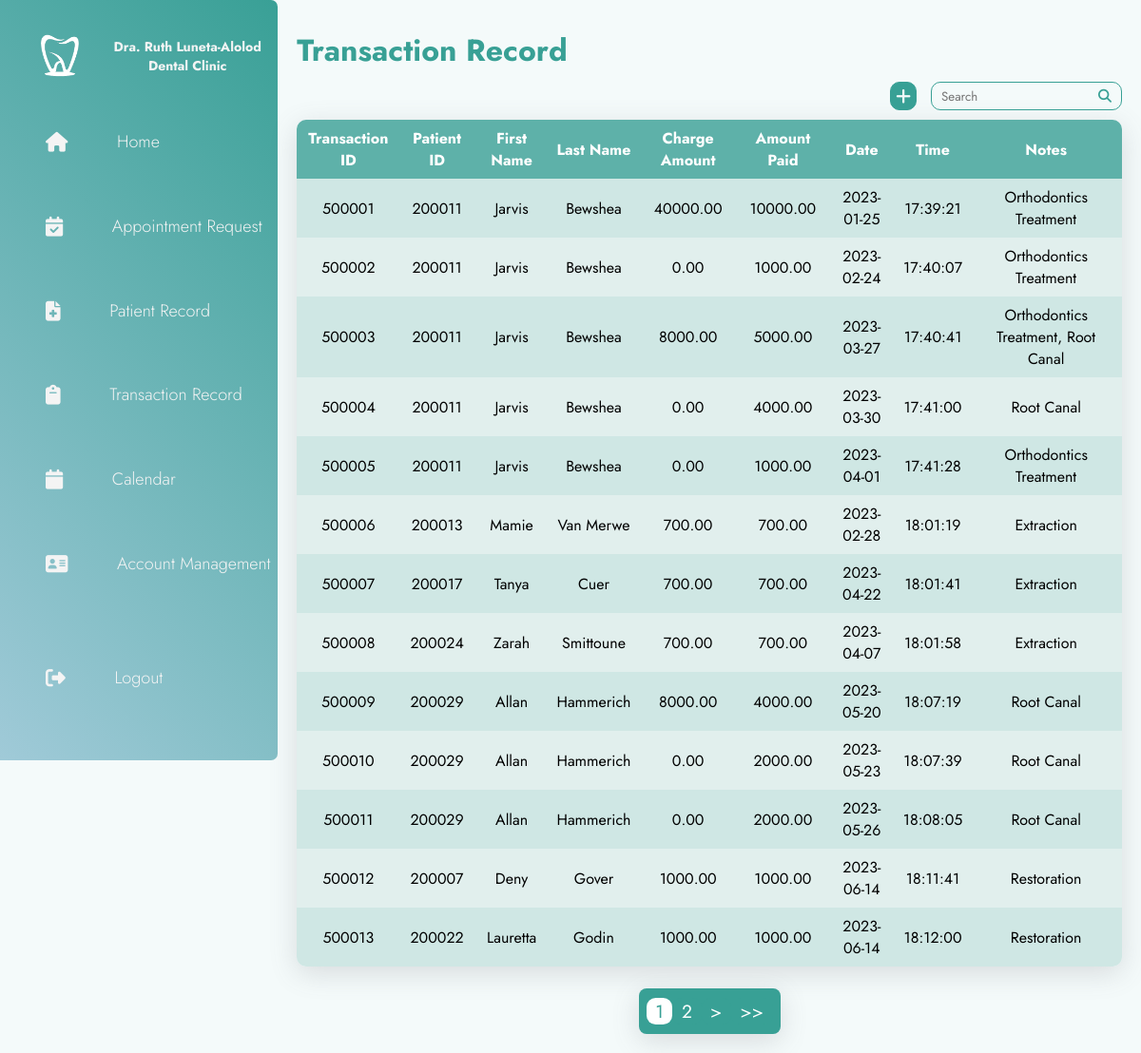
Screenshot of /pages/transaction.php (signed in) with the database file from the repository.
### tables this page shows
CREATE TABLE `transactions` (
  `transactionID` int(10) NOT NULL,
  `patientID` int(10) DEFAULT NULL,
  `transChargeAmount` decimal(15,2) DEFAULT NULL,
  `transAmountPaid` decimal(15,2) DEFAULT NULL,
  `transDate` date DEFAULT NULL,
  `transTime` time DEFAULT current_timestamp(),
  `transNotes` text DEFAULT NULL
);

CREATE TABLE `patients` (
  `patientID` int(10) NOT NULL,
  `patientFirstName` varchar(30) DEFAULT NULL,
  `patientLastName` varchar(30) DEFAULT NULL,
  `patientAge` int(11) DEFAULT NULL,
  `patientSex` varchar(10) DEFAULT NULL,
  `patientMobileNo` varchar(15) DEFAULT NULL,
  `patientEmail` varchar(70) DEFAULT NULL,
  `patientAddress` varchar(100) DEFAULT NULL,
  `patientOccupation` varchar(30) DEFAULT NULL,
  `patientBalance` decimal(15,2) DEFAULT 0.00,
  `patientStatus` varchar(15) DEFAULT 'Not Verified'
);

### pages/transaction.php (the view, shortened to what this page needs)
<?php
    include("../phpFiles/dbConnect.php");
    $recordPerPage = 13;
      if (isset($_GET["page"])) {
          $page = $_GET["page"];
      }
      else {
          $page = 1;
      }
    $startPage = ($page-1) * $recordPerPage;
    $sql = "SELECT transactions.transactionID, transactions.patientID, patients.patientFirstName, patients.patientLastName, transactions.transChargeAmount, transactions.transAmountPaid, transactions.transTime, transactions.transDate, transactions.transNotes, patients.patientBalance
            FROM transactions
            JOIN patients on patients.patientID = transactions.patientID";
    $sql .= " LIMIT $startPage, $recordPerPage;";
    $result = $conn->query($sql);
?>
<!DOCTYPE html>
<html lang="en">
<head>
    <link rel="stylesheet" href="../styles/transaction.css">
    <?php include('header.php'); ?>
</head>
<body>
    <div class="container">
        <?php
            if($_SESSION["accRole"] == "Admin"){
                include('adminSidebar.php');
            }else{
                include('sidebar.php');
            }
        ?>
        <main>
            <h1>Transaction Record</h1>
            <div class="main-content">
                <div class="contain">
                    <div class="button">
                        <a href="addTransaction.php"><i class="fa-solid fa-plus"></i></a>
                    </div>
                    <form action="<?php echo htmlspecialchars($_SERVER["PHP_SELF"]); ?>" method="get" class="search">
                        <input type="text" placeholder="Search" name="searchKeyword">
                        <i class="fa-solid fa-magnifying-glass"></i>
                    </form>
                </div>
                <div class="table-container">
                    <?php
                        echo "<table>";
                        echo "<tr>";
                        echo "<th>Transaction ID</th>";
                        echo "<th>Patient ID</th>";
                        echo "<th>First Name</th>";
                        echo "<th>Last Name</th>";
                        echo "<th>Charge Amount</th>";
                        echo "<th>Amount Paid</th>";
                        echo "<th>Date</th>";
                        echo "<th>Time</th>";
                        echo "<th>Notes</th>";
                        echo "</tr>";
                        if ($result->num_rows > 0){
                            while ($row = $result->fetch_assoc()){
                                echo "<tr>";
                                echo "<td>" . $row["transactionID"] . "</td>";
                                echo "<td>" . $row["patientID"] . "</td>";
                                echo "<td>" . $row["patientFirstName"] . "</td>";
                                echo "<td>" . $row["patientLastName"] . "</td>";
                                echo "<td>" . $row["transChargeAmount"] . "</td>";
                                echo "<td>" . $row["transAmountPaid"] . "</td>";
                                echo "<td>" . $row["transDate"] . "</td>";
                                echo "<td>" . $row["transTime"] . "</td>";
                                echo "<td>" . $row["transNotes"] . "</td>";
                                echo "</tr>";
                            }
                            echo "</table><br>";
                        }else{
                            echo "<tr><td colspan = '9' id = 'noRes'>No Results</td></tr>";
                            echo "</table><br>";
                        }
                    ?>
                </div>
                <div class = "paginationCont">
                    <div class = "paginationMain">
                        <?php
                            include("../pages/pagination.php");
                        ?>
                    </div>
                </div>
            </div>
        </main>
    </div>
</body>
</html>

### styles/transaction.css (style rules this page uses)
:root { --bg: #f4fafa; --bg-darker: #eaf4f3; --teal: #38a095; --lightgreen: #cce1df; --lightblue: #90cac4; --blue: #8edaf1; }
* { margin: 0; padding: 0; outline: none; border: none; text-decoration: none; box-sizing: border-box; font-family: "Jost", sans-serif; }
body { background: var(--bg); }
.container { display: flex; }
main { position: relative; padding: 20px; width: calc(100% - 100px); }
.contain { height: 30px; display: flex; justify-content: flex-end; gap: 15px; }
.button, .search { font-size: 1.2em; background: none; }
.search { display: flex; border: 1px solid var(--teal); border-radius: 10px; padding-left: 10px; }
.search input { background: none; }
.search i { color: var(--teal); font-size: 14px; padding: 0 10px 0 5px; align-self: center; }
.button { background: var(--teal); border: 1px solid var(--teal); border-radius: 10px; padding: 0 5px; }
.button a, .button input { font-size: 18px; color: var(--bg); text-align:center }
h1 { padding: 10px 0; color: var(--teal); }
.main-content { text-align: center; }
table { overflow: hidden; border-radius: 10px; margin-top: 10px; border-collapse: collapse; width: 100%; box-shadow: rgba(100, 100, 111, 0.2) 0px 7px 29px 0px; }
th, td { padding: 8px; text-align: center; word-wrap: break-word; }
th { background-color: #5EB1A9; color: white; }
tr:nth-child(even) { background-color: #CFE7E4; }
tr:nth-child(odd) { background-color: #E1EFED; }
.paginationCont { display: flex; justify-content: center; align-items: center; }
.paginationMain { display: flex; justify-content: center; align-items: center; height: 3em; border-radius: 0.5rem; background-color: #38a095; color: white; box-shadow: rgba(100, 100, 111, 0.2) 0px 7px 29px 0px; padding: 0.5em }

### styles/sidebar.css (style rules this page uses)
* { font-family: 'Jost', sans-serif; }
:root { --green: #39a096; --lightblue: #a0cad8; --white: #f4f4f4; --darkwhite: #f4fafa; }

### rows the page displays
transactions: transactionID "500001", patientID "200011", patientID.patientFirstName "Jarvis", patientID.patientLastName "Bewshea", transChargeAmount "40000.00", transAmountPaid "10000.00", transDate "2023-01-25", transTime "17:39:21", transNotes "Orthodontics Treatment"
transactions: transactionID "500002", patientID "200011", patientID.patientFirstName "Jarvis", patientID.patientLastName "Bewshea", transChargeAmount "0.00", transAmountPaid "1000.00", transDate "2023-02-24", transTime "17:40:07", transNotes "Orthodontics Treatment"
transactions: transactionID "500003", patientID "200011", patientID.patientFirstName "Jarvis", patientID.patientLastName "Bewshea", transChargeAmount "8000.00", transAmountPaid "5000.00", transDate "2023-03-27", transTime "17:40:41", transNotes "Orthodontics Treatment, Root Canal"
transactions: transactionID "500004", patientID "200011", patientID.patientFirstName "Jarvis", patientID.patientLastName "Bewshea", transChargeAmount "0.00", transAmountPaid "4000.00", transDate "2023-03-30", transTime "17:41:00", transNotes "Root Canal"
transactions: transactionID "500005", patientID "200011", patientID.patientFirstName "Jarvis", patientID.patientLastName "Bewshea", transChargeAmount "0.00", transAmountPaid "1000.00", transDate "2023-04-01", transTime "17:41:28", transNotes "Orthodontics Treatment"
transactions: transactionID "500006", patientID "200013", patientID.patientFirstName "Mamie", patientID.patientLastName "Van Merwe", transChargeAmount "700.00", transAmountPaid "700.00", transDate "2023-02-28", transTime "18:01:19", transNotes "Extraction"
transactions: transactionID "500007", patientID "200017", patientID.patientFirstName "Tanya", patientID.patientLastName "Cuer", transChargeAmount "700.00", transAmountPaid "700.00", transDate "2023-04-22", transTime "18:01:41", transNotes "Extraction"
transactions: transactionID "500008", patientID "200024", patientID.patientFirstName "Zarah", patientID.patientLastName "Smittoune", transChargeAmount "700.00", transAmountPaid "700.00", transDate "2023-04-07", transTime "18:01:58", transNotes "Extraction"
transactions: transactionID "500009", patientID "200029", patientID.patientFirstName "Allan", patientID.patientLastName "Hammerich", transChargeAmount "8000.00", transAmountPaid "4000.00", transDate "2023-05-20", transTime "18:07:19", transNotes "Root Canal"
transactions: transactionID "500010", patientID "200029", patientID.patientFirstName "Allan", patientID.patientLastName "Hammerich", transChargeAmount "0.00", transAmountPaid "2000.00", transDate "2023-05-23", transTime "18:07:39", transNotes "Root Canal"
transactions: transactionID "500011", patientID "200029", patientID.patientFirstName "Allan", patientID.patientLastName "Hammerich", transChargeAmount "0.00", transAmountPaid "2000.00", transDate "2023-05-26", transTime "18:08:05", transNotes "Root Canal"
transactions: transactionID "500012", patientID "200007", patientID.patientFirstName "Deny", patientID.patientLastName "Gover", transChargeAmount "1000.00", transAmountPaid "1000.00", transDate "2023-06-14", transTime "18:11:41", transNotes "Restoration"
transactions: transactionID "500013", patientID "200022", patientID.patientFirstName "Lauretta", patientID.patientLastName "Godin", transChargeAmount "1000.00", transAmountPaid "1000.00", transDate "2023-06-14", transTime "18:12:00", transNotes "Restoration"
